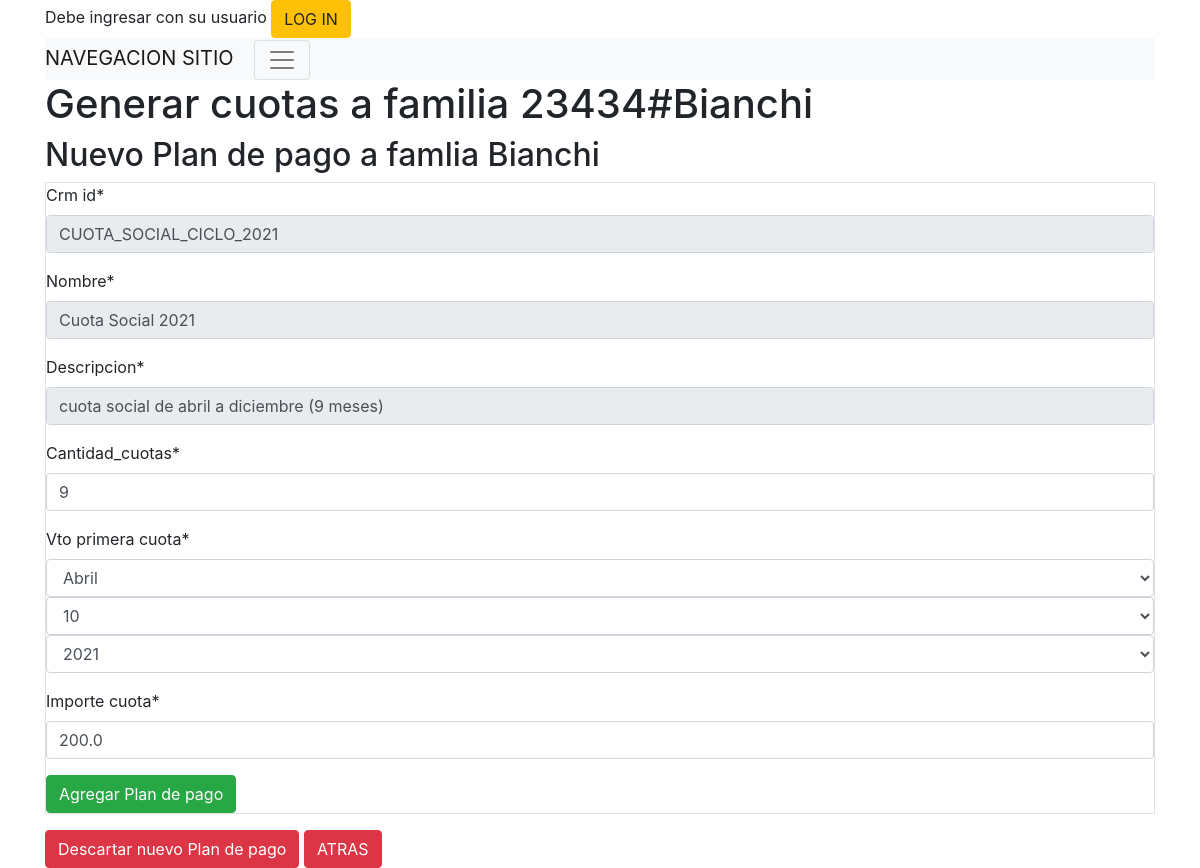
Page /cuotas/familia/nuevo_cuotas_plan/7/1 on the committed database.
### socios/models.py (models this page shows, shortened)
class Familia(models.Model):
    familia_crm_id = models.CharField(max_length=50,unique=True)
    crm_id = models.IntegerField(unique=True,null=True) # unique=True
    direccion_calle = models.CharField(max_length=50,blank=True)
    direccion_numero = models.CharField(max_length=50,blank=True)
    direccion_depto = models.CharField(max_length=50,blank=True)
    direccion_localidad = models.CharField(max_length=50,blank=True)
    direccion_provincia = models.CharField(max_length=50,blank=True)
    contacto = models.CharField(max_length=200,blank=True)
    eliminado = models.BooleanField(default=False)
    creado = models.DateTimeField('creado',auto_now_add=True)
    actualizado = models.DateTimeField('actualizado',auto_now=True)
    class Meta:
        permissions = (
                       ( "familia_crear","Agregar nueva familia"),
                       ( "familia_editar","Editar familia"),
                       ( "familia_borrar","Eliminar familia"),
                       ( "familia_ver","Ver informacion de familia" ),
                      )

### cuotas/models.py (models this page shows, shortened)
class PlanDePago(models.Model):
    crm_id = models.CharField(max_length=30)
    nombre = models.CharField(max_length=50)
    descripcion = models.CharField(max_length=300)
    creado = models.DateTimeField('creado',auto_now_add=True)
    actualizado = models.DateTimeField('actualizado',auto_now=True)
    cantidad_cuotas = models.IntegerField('cantidad_cuotas')
    vto_primera_cuota = models.DateField('vto_primera_cuota')
    importe_cuota = models.FloatField()
    eliminado = models.BooleanField(default=False)
    orden = models.IntegerField(null=True, default=0)
    plan_default = models.BooleanField(default=False)
    class Meta:
        permissions = (
                       ( "planpago_crear","Agregar nuevo plan de pago"),
                       ( "planpago_editar","Editar plan de pago"),
                       ( "planpagos_borrar","Eliminar un plan de pago"),
                       ( "planpago_ver","Ver detalle de plan de pago" ),
                      )

### cuotas/views.py (the view)
# urls.py: path('familia/nuevo_cuotas_plan/<int:familia_id>/<int:plan_pagos_id>', views.nuevo_cuotas_plan, name='nuevo_cuotas_plan'),
def nuevo_cuotas_plan(request, familia_id, plan_pagos_id):
    func = inspect.currentframe().f_back.f_code
    logger.info(" %s: %s in %s:%i" % (
        'init ',
        func.co_name,
        func.co_filename,
        func.co_firstlineno
    ))
    familia = Familia.objects.get(pk=familia_id)
    logger.info("{}) Familia {} plan de pagos {} ".format(func.co_name,familia_id,plan_pagos_id))
    print(request.POST)
    if plan_pagos_id :
        plan_de_pago = PlanDePago.objects.get(pk=plan_pagos_id)
    else:
        plan_de_pago = PlanDePago.objects.get(pk=plan_pagos_id)
    if request.method == "POST":
        form = PlanDePagoForm(request.POST,instance=plan_de_pago)
        op_title='Editar Plan de pago'
        boton_aceptar='Guardar cambios a Plan de pago'
        boton_cancelar='Descartar cambios y regresar a Plan de pago {}#{}'.format(plan_de_pago.crm_id,plan_de_pago.nombre)
        form.fields['nombre'].disabled = True
        form.fields['descripcion'].disabled = True
        form.fields['crm_id'].disabled = True
        if form.is_valid():
            print("Recibido para familia {} , sumar {} cuotas de ${} , inicia primera cuota [{}]".format(familia.familia_crm_id,form.cleaned_data['cantidad_cuotas'],form.cleaned_data['importe_cuota'],form.cleaned_data['vto_primera_cuota'] ) )
            logger.debug("CAMINO 1 Plan de Pago {}".format(plan_pagos_id))
            cant_cuotas = int(form['cantidad_cuotas'].value())
            for n in range(cant_cuotas):
                fecha_vto_cuota = form.cleaned_data['vto_primera_cuota'] + relativedelta(months=n)
                cuota_nueva = CuotaSocialFamilia(
                    vencimiento = fecha_vto_cuota,
                    importe_cuota = form.data['importe_cuota'],
                    plan_de_pago = plan_de_pago,
                    familia = familia
                )
                print('Cuota nueva {}'.format(cuota_nueva) )
                cuota_nueva.save()
            return redirect('socios:familia_detalle', familia_id=familia_id  )
    else:
        logger.debug("CAMINO 2 Plan de Pago NUEVO {}".format(plan_pagos_id))
        form = PlanDePagoForm(instance=plan_de_pago)
        form.fields['nombre'].disabled = True
        form.fields['descripcion'].disabled = True
        form.fields['crm_id'].disabled = True
    op_title='Nuevo Plan de pago a famlia {}'.format(familia.familia_crm_id)
    boton_aceptar='Agregar Plan de pago'
    boton_cancelar='Descartar nuevo Plan de pago'
    logger.debug("Plan de Pago nuevo END")
    return render(request, 'cuotas/nuevo_cuotas_plan.html', {'form': form, 'plan_de_pago':plan_de_pago, 'familia': familia, 'boton_aceptar': boton_aceptar, 'boton_cancelar': boton_cancelar, 'op_title': op_title })

### cuotas/forms.py
class PlanDePagoForm(forms.ModelForm):
    vto_primera_cuota = forms.DateField(widget = forms.SelectDateWidget(years=range(init_year_pay(), end_year_pay()) ) )
    class Meta:
        model = PlanDePago
        fields = ('crm_id', 'nombre', 'descripcion',
                  'cantidad_cuotas', 'vto_primera_cuota','importe_cuota')

### cuotas/templates/cuotas/nuevo_cuotas_plan.html (shortened to what this page needs)
{% extends "base_site.html" %}
{% block content %}
{% load crispy_forms_tags %}
<h1>Generar cuotas a familia {{ familia.crm_id }}#{{ familia.familia_crm_id }}</h1>
<h2>{{ op_title }}</h2>
<div class="post">
  <form method="POST" class="post-form table table-striped table-bordered table-hover table-responsive-xl">
    {{ form|crispy }}
    <button type="submit" class="btn btn-success" type="submit" >{{ boton_aceptar }}</button>
  </form>
</div>
<a type="button" class="btn btn-danger" href="{% url 'socios:familia_listado' error_message='Operacion cancelada' %}">{{ boton_cancelar }}</a>
<a type="button" class="btn btn-danger" href="{% url 'cuotas:nuevo_cuotas_plan_seleccion' familia_id=familia.id %}">ATRAS</a>
{% endblock content %}

### rows in the picture
Familia: crm_id "23434", familia_crm_id "Bianchi"
PlanDePago: crm_id "CUOTA_SOCIAL_CICLO_2021", nombre "Cuota Social 2021", descripcion "cuota social de abril a diciembre (9 meses)", cantidad_cuotas "9", importe_cuota "200.0"

### other values in the picture
{{ op_title }} "Nuevo Plan de pago a famlia Bianchi"
{{ boton_aceptar }} "Agregar Plan de pago"
{{ boton_cancelar }} "Descartar nuevo Plan de pago"
